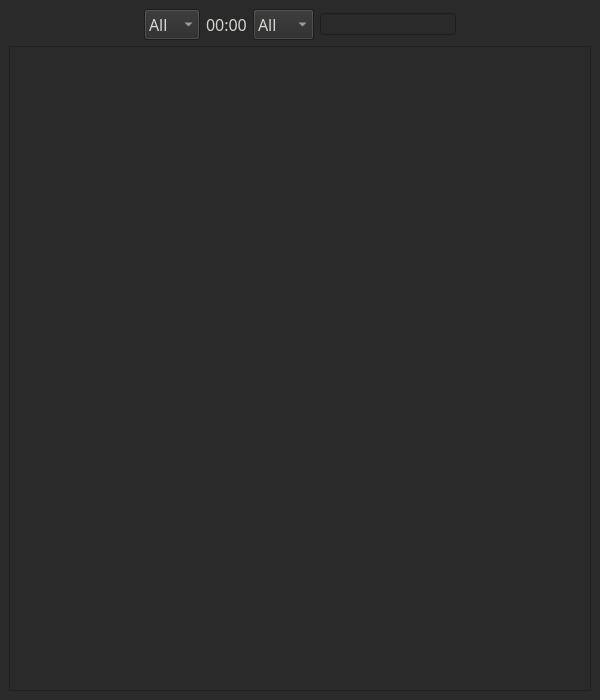
<?xml version="1.0" encoding="UTF-8"?>
<ui version="4.0">
 <class>MainWindow</class>
 <widget class="QMainWindow" name="MainWindow">
  <property name="geometry">
   <rect>
    <x>0</x>
    <y>0</y>
    <width>600</width>
    <height>700</height>
   </rect>
  </property>
  <property name="sizePolicy">
   <sizepolicy hsizetype="Preferred" vsizetype="Preferred">
    <horstretch>0</horstretch>
    <verstretch>0</verstretch>
   </sizepolicy>
  </property>
  <property name="font">
   <font>
    <pointsize>10</pointsize>
   </font>
  </property>
  <property name="windowTitle">
   <string>K6GTE POTAto</string>
  </property>
  <property name="windowIcon">
   <iconset>
    <normaloff>pic/potato.png</normaloff>pic/potato.png</iconset>
  </property>
  <property name="styleSheet">
   <string notr="true">background-color: rgb(42, 42, 42);
color: rgb(211, 215, 207);</string>
  </property>
  <widget class="QWidget" name="centralwidget">
   <layout class="QGridLayout" name="gridLayout">
    <item row="0" column="0">
     <layout class="QVBoxLayout" name="verticalLayout">
      <item>
       <layout class="QHBoxLayout" name="horizontalLayout">
        <item>
         <spacer name="horizontalSpacer_2">
          <property name="font">
           <font>
            <family>JetBrains Mono</family>
            <pointsize>12</pointsize>
           </font>
          </property>
          <property name="orientation">
           <enum>Qt::Horizontal</enum>
          </property>
          <property name="sizeHint" stdset="0">
           <size>
            <width>40</width>
            <height>20</height>
           </size>
          </property>
         </spacer>
        </item>
        <item>
         <widget class="QComboBox" name="comboBox_band">
          <property name="font">
           <font>
            <family>JetBrains Mono</family>
            <pointsize>12</pointsize>
           </font>
          </property>
          <item>
           <property name="text">
            <string>All</string>
           </property>
          </item>
          <item>
           <property name="text">
            <string>2</string>
           </property>
          </item>
          <item>
           <property name="text">
            <string>6</string>
           </property>
          </item>
          <item>
           <property name="text">
            <string>10</string>
           </property>
          </item>
          <item>
           <property name="text">
            <string>12</string>
           </property>
          </item>
          <item>
           <property name="text">
            <string>15</string>
           </property>
          </item>
          <item>
           <property name="text">
            <string>17</string>
           </property>
          </item>
          <item>
           <property name="text">
            <string>20</string>
           </property>
          </item>
          <item>
           <property name="text">
            <string>30</string>
           </property>
          </item>
          <item>
           <property name="text">
            <string>40</string>
           </property>
          </item>
          <item>
           <property name="text">
            <string>60</string>
           </property>
          </item>
          <item>
           <property name="text">
            <string>80</string>
           </property>
          </item>
          <item>
           <property name="text">
            <string>160</string>
           </property>
          </item>
         </widget>
        </item>
        <item>
         <widget class="QLabel" name="time">
          <property name="font">
           <font>
            <family>JetBrains Mono</family>
            <pointsize>12</pointsize>
           </font>
          </property>
          <property name="text">
           <string>00:00</string>
          </property>
         </widget>
        </item>
        <item>
         <widget class="QComboBox" name="comboBox_mode">
          <property name="font">
           <font>
            <family>JetBrains Mono</family>
            <pointsize>12</pointsize>
           </font>
          </property>
          <item>
           <property name="text">
            <string>All</string>
           </property>
          </item>
          <item>
           <property name="text">
            <string>-FT*</string>
           </property>
          </item>
          <item>
           <property name="text">
            <string>CW</string>
           </property>
          </item>
          <item>
           <property name="text">
            <string>SSB</string>
           </property>
          </item>
          <item>
           <property name="text">
            <string>FT8</string>
           </property>
          </item>
          <item>
           <property name="text">
            <string>FT4</string>
           </property>
          </item>
          <item>
           <property name="text">
            <string>FM</string>
           </property>
          </item>
         </widget>
        </item>
        <item>
         <widget class="QLineEdit" name="txtFilter">
          <property name="toolTip">
           <string extracomment="Location Filter"/>
          </property>
         </widget>
        </item>
        <item>
         <spacer name="horizontalSpacer">
          <property name="font">
           <font>
            <family>JetBrains Mono</family>
            <pointsize>12</pointsize>
           </font>
          </property>
          <property name="orientation">
           <enum>Qt::Horizontal</enum>
          </property>
          <property name="sizeHint" stdset="0">
           <size>
            <width>40</width>
            <height>20</height>
           </size>
          </property>
         </spacer>
        </item>
       </layout>
      </item>
      <item>
       <widget class="QListWidget" name="listWidget">
        <property name="font">
         <font>
          <family>JetBrains Mono</family>
          <pointsize>12</pointsize>
         </font>
        </property>
        <property name="focusPolicy">
         <enum>Qt::NoFocus</enum>
        </property>
        <property name="autoFillBackground">
         <bool>false</bool>
        </property>
        <property name="styleSheet">
         <string notr="true">alternate-background-color: rgb(66, 66, 66);
</string>
        </property>
        <property name="alternatingRowColors">
         <bool>true</bool>
        </property>
       </widget>
      </item>
     </layout>
    </item>
   </layout>
  </widget>
 </widget>
 <resources/>
 <connections/>
</ui>
